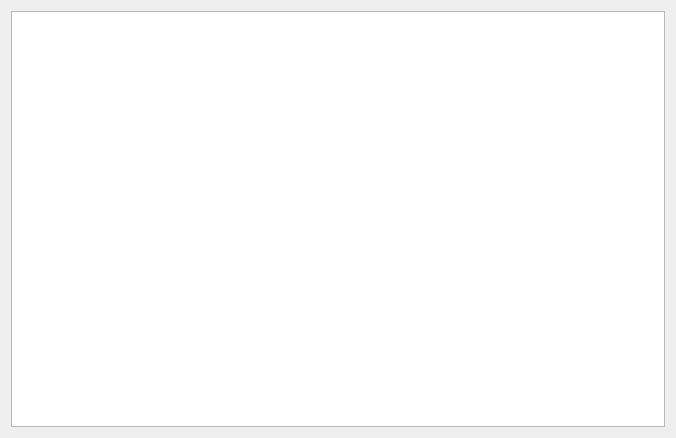
<?xml version="1.0" encoding="UTF-8"?>
<ui version="4.0">
 <class>UtilTest</class>
 <widget class="QWidget" name="UtilTest">
  <property name="geometry">
   <rect>
    <x>0</x>
    <y>0</y>
    <width>676</width>
    <height>438</height>
   </rect>
  </property>
  <layout class="QVBoxLayout" name="verticalLayout">
   <item>
    <widget class="qMRMLTableView" name="statisticsTable"/>
   </item>
  </layout>
 </widget>
 <customwidgets>
  <customwidget>
   <class>qMRMLTableView</class>
   <extends>QTableView</extends>
   <header>qMRMLTableView.h</header>
  </customwidget>
 </customwidgets>
 <resources/>
 <connections/>
</ui>
